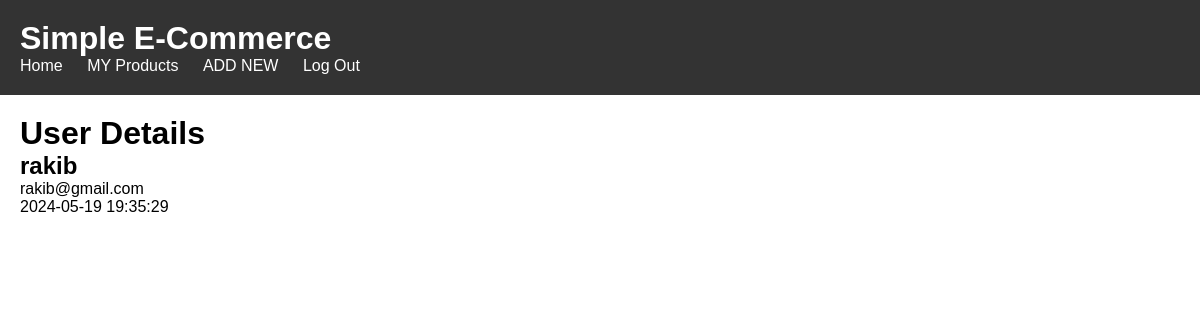
Screenshot of /userDetails.php (signed in) with the database file from the repository.
### tables this page shows
CREATE TABLE `users` (
  `id` int(6) UNSIGNED NOT NULL,
  `u_name` varchar(30) NOT NULL,
  `email` varchar(50) NOT NULL,
  `u_password` varchar(30) NOT NULL,
  `reg_date` timestamp NOT NULL DEFAULT current_timestamp() ON UPDATE current_timestamp()
);

### userDetails.php (the view, shortened to what this page needs)
<?php
$servername = "localhost";
$db_username = "root";
$db_password = "";
$dbname = "ecom";
$conn = new mysqli($servername, $db_username, $db_password, $dbname);
    $userId = $_SESSION['id'];
$sql = "SELECT u.id, u.u_name, u.email, u.u_password,  u.reg_date
            FROM users u";
    $result = $conn->query($sql);
?>
<!DOCTYPE html>
<html lang="en">
<head>
  <link rel="stylesheet" href="styles.css">
</head>
<body>
  <?php include 'border.php'; ?>
  <main>
  <div class="container">
        <h1>User Details</h1>
                <?php
        if ($result->num_rows > 0) {
            echo '<div class="product-wrapper">';
        while($row = $result->fetch_assoc()) {
                if($userId == $row["id"]){
                echo '<div class="user">';
                echo '<h2 class="user-name">' . htmlspecialchars($row["u_name"]) . '</h2>';
                echo '<p class="user-email">' . htmlspecialchars($row["email"]) . '</p>';
                echo '<p class="user-reg">' . htmlspecialchars($row["reg_date"]) . '</p>';
                echo '</div>';
            }
            }
            echo '</div>';
        } else {
            echo "0 results";
        }
        ?>
    </div>
  </main>
</body>
</html>

### styles.css (style rules this page uses)
body { font-family: Arial, sans-serif; }
main { display: flex; flex-wrap: wrap; padding: 20px; flex-direction: column; }
.product-wrapper { display: grid; grid-template-columns: 1fr 1fr 1fr 1fr; }

### border_style.css (style rules this page uses)
* { margin: 0; padding: 0; box-sizing: border-box; }

### rows the page displays
users: u_name "rakib", email "rakib@gmail.com", reg_date "2024-05-19 19:35:29"
